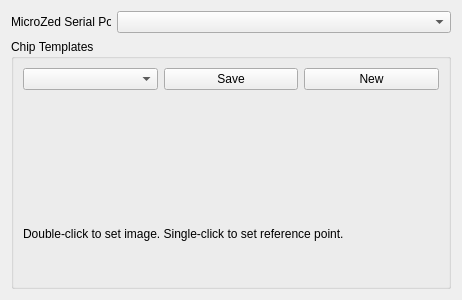
<?xml version="1.0" encoding="UTF-8"?>
<ui version="4.0">
 <class>SwissHCCPreferencesForm</class>
 <widget class="QWidget" name="SwissHCCPreferencesForm">
  <property name="geometry">
   <rect>
    <x>0</x>
    <y>0</y>
    <width>462</width>
    <height>300</height>
   </rect>
  </property>
  <property name="windowTitle">
   <string>Form</string>
  </property>
  <layout class="QVBoxLayout" name="verticalLayout">
   <item>
    <layout class="QHBoxLayout" name="horizontalLayout">
     <item>
      <widget class="QLabel" name="label">
       <property name="maximumSize">
        <size>
         <width>100</width>
         <height>16777215</height>
        </size>
       </property>
       <property name="text">
        <string>MicroZed Serial Port:</string>
       </property>
      </widget>
     </item>
     <item>
      <widget class="QComboBox" name="serialPortComboBox"/>
     </item>
    </layout>
   </item>
   <item>
    <widget class="QGroupBox" name="groupBox">
     <property name="title">
      <string>Chip Templates</string>
     </property>
     <layout class="QVBoxLayout" name="verticalLayout_2">
      <item>
       <layout class="QHBoxLayout" name="horizontalLayout_2">
        <item>
         <widget class="QComboBox" name="templatesComboBox">
          <property name="minimumSize">
           <size>
            <width>128</width>
            <height>0</height>
           </size>
          </property>
         </widget>
        </item>
        <item>
         <widget class="QPushButton" name="savePushButton">
          <property name="text">
           <string>Save</string>
          </property>
         </widget>
        </item>
        <item>
         <widget class="QPushButton" name="newPushButton">
          <property name="text">
           <string>New</string>
          </property>
         </widget>
        </item>
       </layout>
      </item>
      <item>
       <layout class="QHBoxLayout" name="horizontalLayout_3">
        <item>
         <widget class="SwissHCCTemplateLabel" name="probesTemplateLabel" native="true">
          <property name="text" stdset="0">
           <string>Probes Template</string>
          </property>
         </widget>
        </item>
        <item>
         <widget class="SwissHCCTemplateLabel" name="chipTemplateLabel" native="true">
          <property name="text" stdset="0">
           <string>Chip Template</string>
          </property>
         </widget>
        </item>
       </layout>
      </item>
      <item>
       <widget class="QLabel" name="label_4">
        <property name="text">
         <string>Double-click to set image. Single-click to set reference point.</string>
        </property>
       </widget>
      </item>
     </layout>
    </widget>
   </item>
  </layout>
 </widget>
 <customwidgets>
  <customwidget>
   <class>SwissHCCTemplateLabel</class>
   <extends>QWidget</extends>
   <header>SwissHCCTemplateLabel.h</header>
  </customwidget>
 </customwidgets>
 <resources/>
 <connections/>
</ui>
